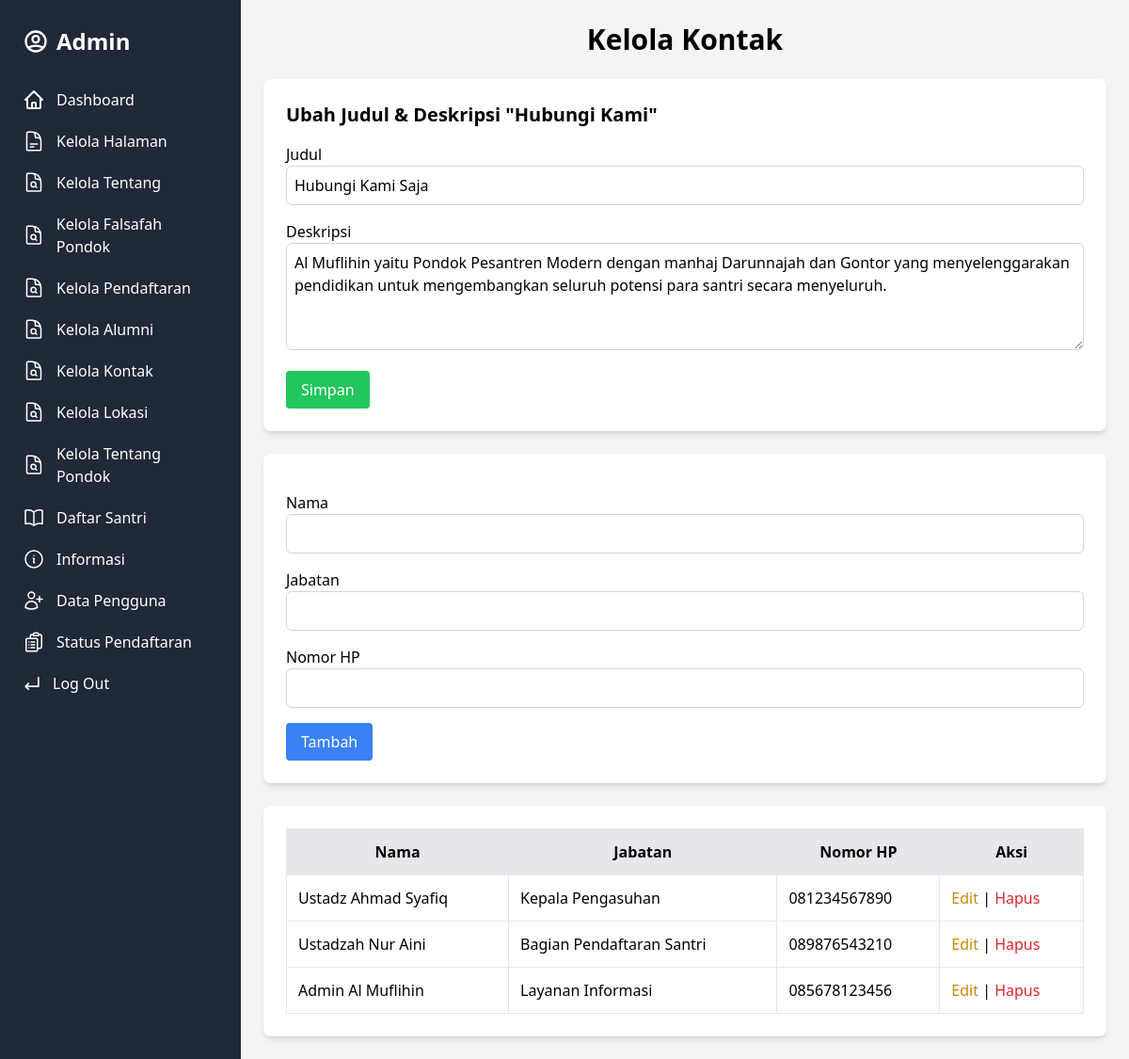
The page /admin/kelola_kontak.php (signed in) on the database its author committed.
### tables this page shows
CREATE TABLE `kontak_deskripsi` (
  `id` int(11) NOT NULL,
  `judul` varchar(100) DEFAULT NULL,
  `deskripsi` text DEFAULT NULL
);

CREATE TABLE `kontak` (
  `id` int(11) NOT NULL,
  `nama` varchar(100) DEFAULT NULL,
  `jabatan` varchar(100) DEFAULT NULL,
  `nomor_hp` varchar(30) DEFAULT NULL,
  `icon` text DEFAULT NULL
);

### admin/kelola_kontak.php (the view, shortened to what this page needs)
<?php
include '../config.php';
include '../sidebar.php';
$edit_data = null;
$data = $mysqli->query("SELECT * FROM kontak");
?>
<!DOCTYPE html>
<html lang="id">
<head>
    <script src="https://cdn.tailwindcss.com"></script>
</head>
<body class="bg-gray-100 text-gray-800">
    <div class="container mx-auto p-6">
        <h2 class="text-3xl font-bold mb-6 text-center">Kelola Kontak</h2>
        <?php
        $deskripsi = $mysqli->query("SELECT * FROM kontak_deskripsi LIMIT 1")->fetch_assoc();
        ?>
        <div class="bg-white rounded-lg shadow-md p-6 mb-6">
            <h3 class="text-xl font-bold mb-4">Ubah Judul & Deskripsi "Hubungi Kami"</h3>
            <form method="post" class="space-y-4">
                <div>
                    <label class="block font-medium">Judul</label>
                    <input type="text" name="judul" value="<?= htmlspecialchars($deskripsi['judul']) ?>"
                        class="w-full border border-gray-300 p-2 rounded-md" required>
                </div>
                <div>
                    <label class="block font-medium">Deskripsi</label>
                    <textarea name="deskripsi" rows="4" class="w-full border border-gray-300 p-2 rounded-md"
                        required><?= htmlspecialchars($deskripsi['deskripsi']) ?></textarea>
                </div>
                <div>
                    <button type="submit" name="update_deskripsi"
                        class="bg-green-500 hover:bg-green-600 text-white px-4 py-2 rounded">Simpan</button>
                </div>
            </form>
        </div>
        <div class="bg-white rounded-lg shadow-md p-6 mb-6">
            <form action="" method="post" class="space-y-4">
                <div>
                    <label class="block font-medium">Nama</label>
                    <input type="text" name="nama" required value="<?= $edit_data['nama'] ?? '' ?>"
                        class="w-full border border-gray-300 p-2 rounded-md">
                </div>
                <div>
                    <label class="block font-medium">Jabatan</label>
                    <input type="text" name="jabatan" required value="<?= $edit_data['jabatan'] ?? '' ?>"
                        class="w-full border border-gray-300 p-2 rounded-md">
                </div>
                <div>
                    <label class="block font-medium">Nomor HP</label>
                    <input type="text" name="nomor_hp" required value="<?= $edit_data['nomor_hp'] ?? '' ?>"
                        class="w-full border border-gray-300 p-2 rounded-md">
                </div>
                <div>
                    <?php if ($edit_data): ?>
                        <button type="submit" name="edit"
                            class="bg-blue-500 hover:bg-blue-600 text-white px-4 py-2 rounded">Update</button>
                        <a href="kelola_kontak.php"
                            class="bg-red-500 hover:bg-red-600 text-white px-4 py-2 rounded">Batal</a>
                    <?php else: ?>
                        <button type="submit" name="tambah"
                            class="bg-blue-500 hover:bg-blue-600 text-white px-4 py-2 rounded">Tambah</button>
                    <?php endif; ?>
                </div>
            </form>
        </div>
        <div class="bg-white rounded-lg shadow-md p-6">
            <table class="w-full table-auto border border-gray-200">
                <thead>
                    <tr class="bg-gray-200">
                        <th class="p-3 border">Nama</th>
                        <th class="p-3 border">Jabatan</th>
                        <th class="p-3 border">Nomor HP</th>
                        <th class="p-3 border">Aksi</th>
                    </tr>
                </thead>
                <tbody>
                    <?php while ($k = $data->fetch_assoc()): ?>
                        <tr>
                            <td class="p-3 border"><?= htmlspecialchars($k['nama']) ?></td>
                            <td class="p-3 border"><?= htmlspecialchars($k['jabatan']) ?></td>
                            <td class="p-3 border"><?= htmlspecialchars($k['nomor_hp']) ?></td>
                            <td class="p-3 border">
                                <a href="?edit=<?= $k['id'] ?>" class="text-yellow-600 hover:underline">Edit</a> |
                                <a href="?hapus=<?= $k['id'] ?>" onclick="return confirm('Yakin ingin menghapus?')"
                                    class="text-red-600 hover:underline">Hapus</a>
                            </td>
                        </tr>
                    <?php endwhile; ?>
                </tbody>
            </table>
        </div>
    </div>
</body>
</html>

### rows shown on the page
kontak_deskripsi: judul "Hubungi Kami Saja", deskripsi "Al Muflihin yaitu Pondok Pesantren Modern dengan manhaj Darunnajah dan Gontor yang menyelenggarakan pendidikan untuk mengembangkan seluruh potensi para santri secara menyeluruh."
kontak: nama "Ustadz Ahmad Syafiq", jabatan "Kepala Pengasuhan", nomor_hp "081234567890"
kontak: nama "Ustadzah Nur Aini", jabatan "Bagian Pendaftaran Santri", nomor_hp "089876543210"
kontak: nama "Admin Al Muflihin", jabatan "Layanan Informasi", nomor_hp "085678123456"

### other values the page prints
$role "Admin"
